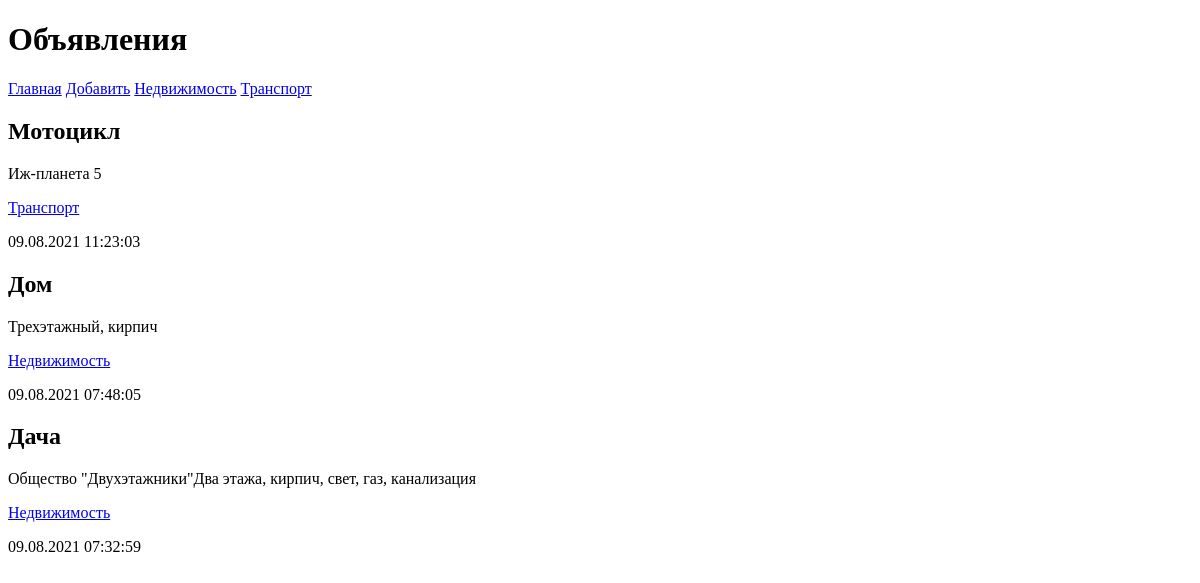
Page /bboard/ on the earlier database version.
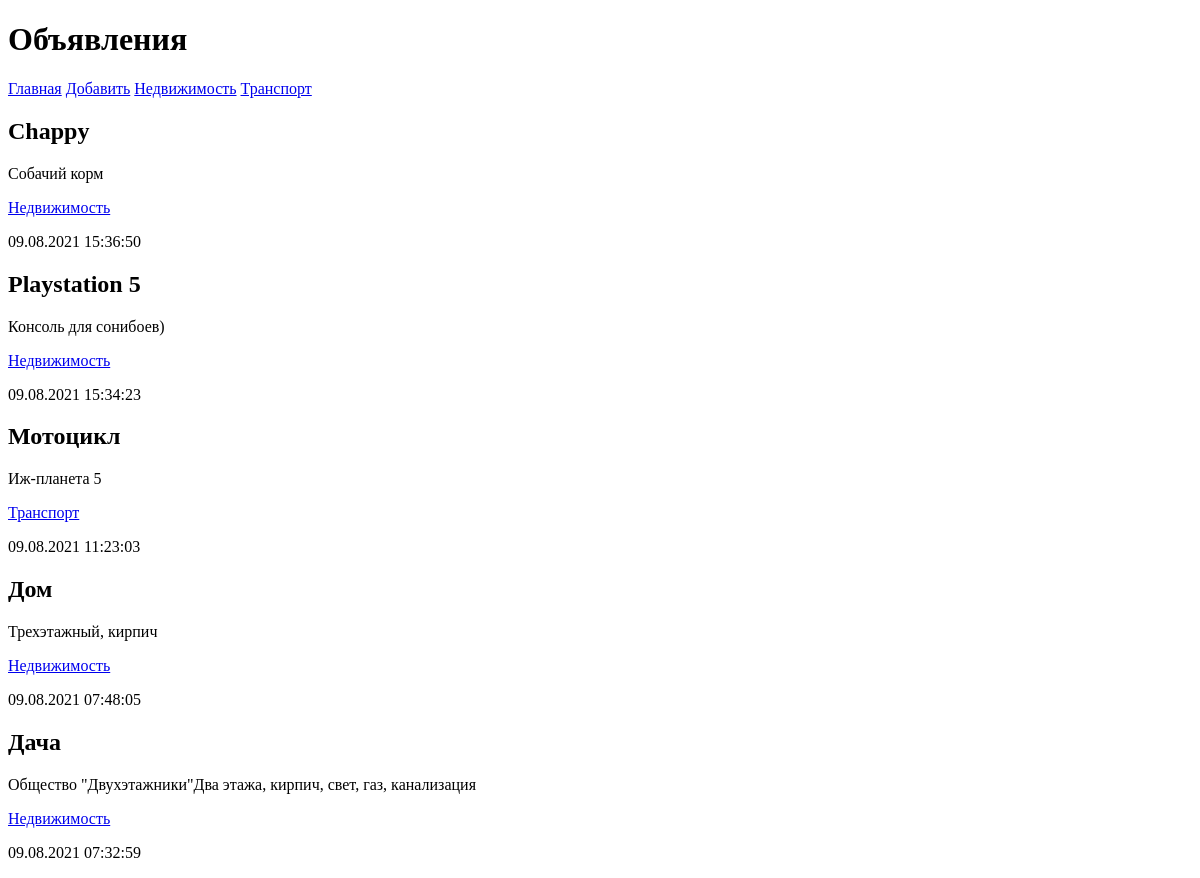
Same page on the later database version.
### bboard/models.py (models this page shows, shortened)
class Rubric(models.Model):
    name = models.CharField(max_length=20, db_index=True, verbose_name='Название')
    class Meta:
        verbose_name = 'Рубрика'
        verbose_name_plural = 'Рубрики'
        ordering = ['name']

class Bb(models.Model):
    title = models.CharField(max_length=50, verbose_name='Товар')
    content = models.TextField(null=True, blank=True, verbose_name='Описание')
    price = models.FloatField(null=True, blank=True, verbose_name='Цена')
    published = models.DateTimeField(auto_now_add=True, db_index=True, verbose_name='Опубликовано')
    rubric = models.ForeignKey('Rubric', null=True, on_delete=models.PROTECT, verbose_name='Рубрика')
    class Meta:
        verbose_name = 'Объявление'
        verbose_name_plural = 'Объявления'
        ordering = ['-published']

### bboard/views.py (the view)
# urls.py: path('', index, name='index'),
def index(request):
    bbs = Bb.objects.all()
    rubrics = Rubric.objects.all()
    context = {'bbs': bbs, 'rubrics': rubrics}
    return render(request, 'bboard/index.html', context)

### bboard/templates/bboard/index.html
{% extends "layout/basic.html" %}
{% block content %}
    {% for bb in bbs %}
        <div>
            <h2>{{ bb.title }}</h2>
            <p>{{ bb.content }}</p>
            <a href="{% url 'by_rubric' bb.rubric.pk %}">{{ bb.rubric.name }}</a>
            <p>{{ bb.published|date:"d.m.Y H:i:s" }}</p>
        </div>
    {% endfor %}
{% endblock %}

### bboard/templates/layout/basic.html (shortened to what this page needs)
<!DOCTYPE html>
<html lang="en">
<head>
</head>
<body>
    <header>
        <h1>Объявления</h1>
    </header>
    <nav>
        <a href="{% url 'index' %}">Главная</a>
        <a href="{% url 'add' %}">Добавить</a>
        {% for rubric in rubrics %}
        <a href="{% url 'by_rubric' rubric.pk %}">{{ rubric.name }}</a>
        {% endfor %}
    </nav>
    <section>
        {% block content %}
        {% endblock %}
    </section>
</body>
</html>

Differences in the rows shown:
added Bb: title "Chappy", content "Собачий корм", rubric.name "Недвижимость", published "09.08.2021 15:36:50"
added Bb: title "Playstation 5", content "Консоль для сонибоев)", rubric.name "Недвижимость", published "09.08.2021 15:34:23"
